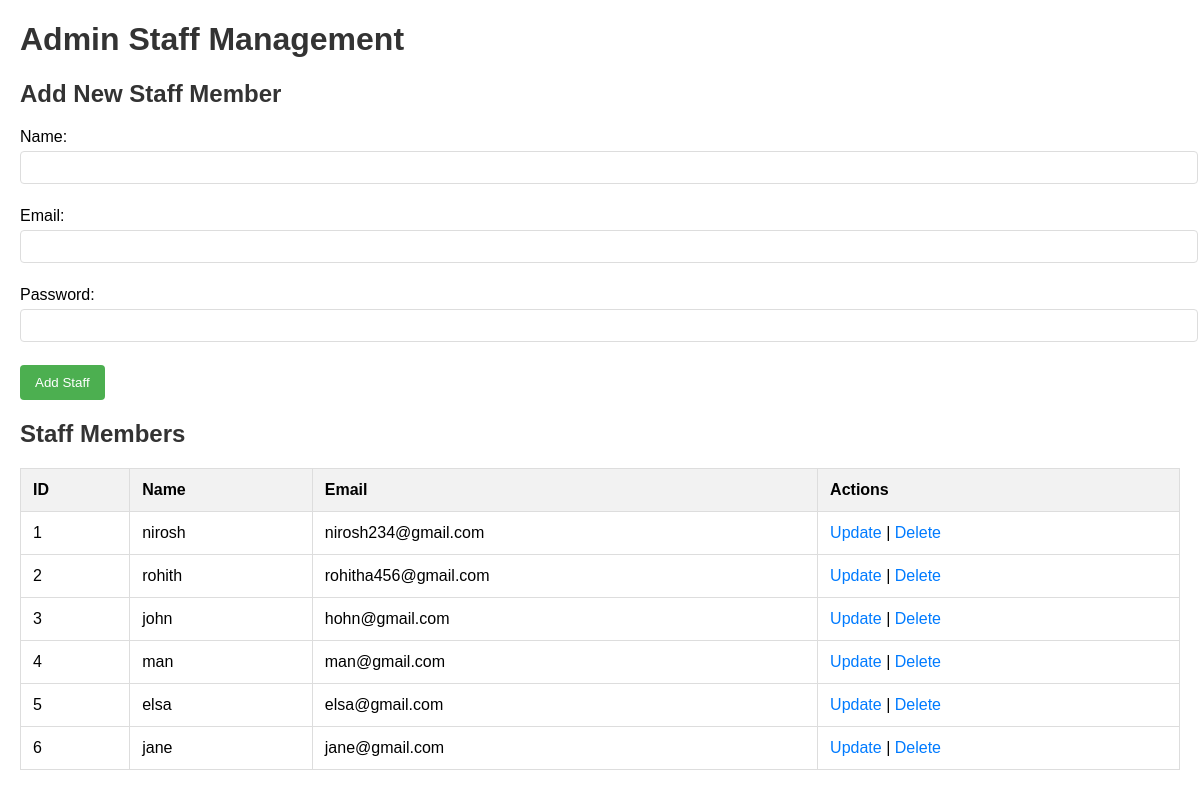
The page /admin_staff.php on the database its author committed.
### tables this page shows
CREATE TABLE `staff` (
  `id` int(11) NOT NULL,
  `name` varchar(255) NOT NULL,
  `email` varchar(255) NOT NULL,
  `password` varchar(255) NOT NULL
);

### admin_staff.php (the view, shortened to what this page needs)
<?php
$servername = "localhost";
$username = "root";
$password = "";
$dbname = "thegallery";
$conn = new mysqli($servername, $username, $password, $dbname);
$staff_sql = "SELECT * FROM staff";
$staff_result = $conn->query($staff_sql);
?>
<!DOCTYPE html>
<html lang="en">
<head>
</head>
<body>
    <h1>Admin Staff Management</h1>
    <h2>Add New Staff Member</h2>
    <form action="admin_staff.php" method="post">
        <label for="name">Name:</label>
        <input type="text" id="name" name="name" required><br><br>
        <label for="email">Email:</label>
        <input type="email" id="email" name="email" required><br><br>
        <label for="password">Password:</label>
        <input type="password" id="password" name="password" required><br><br>
        <button type="submit" name="add_staff">Add Staff</button>
    </form>
    <h2>Staff Members</h2>
    <table>
        <thead>
            <tr>
                <th>ID</th>
                <th>Name</th>
                <th>Email</th>
                <th>Actions</th>
            </tr>
        </thead>
        <tbody>
            <?php if ($staff_result->num_rows > 0): ?>
                <?php while ($staff = $staff_result->fetch_assoc()): ?>
                    <tr>
                        <td><?php echo $staff['id']; ?></td>
                        <td><?php echo $staff['name']; ?></td>
                        <td><?php echo $staff['email']; ?></td>
                        <td>
                            <a href="admin_staff.php?update=<?php echo $staff['id']; ?>">Update</a> |
                            <a href="admin_staff.php?delete=<?php echo $staff['id']; ?>" onclick="return confirm('Are you sure?')">Delete</a>
                        </td>
                    </tr>
                <?php endwhile; ?>
            <?php else: ?>
                <tr>
                    <td colspan="4">No staff members found</td>
                </tr>
            <?php endif; ?>
        </tbody>
    </table>
</body>
</html>

### admin_staff.php (style rules this page uses)
body { font-family: Arial, sans-serif; margin: 20px; }
h1, h2 { color: #333; }
table { width: 100%; border-collapse: collapse; margin: 20px 0; }
table, th, td { border: 1px solid #ddd; }
th, td { padding: 12px; text-align: left; }
th { background-color: #f2f2f2; }
form { margin-bottom: 20px; }
input[type="text"], input[type="email"], input[type="password"] { width: 100%; padding: 8px; margin: 5px 0; border: 1px solid #ddd; border-radius: 4px; }
button { padding: 10px 15px; background-color: #4CAF50; color: white; border: none; border-radius: 4px; cursor: pointer; }
a { color: #007BFF; text-decoration: none; }

### rows shown on the page
staff: id "1", name "nirosh", email "nirosh234@gmail.com"
staff: id "2", name "rohith", email "rohitha456@gmail.com"
staff: id "3", name "john", email "hohn@gmail.com"
staff: id "4", name "man", email "man@gmail.com"
staff: id "5", name "elsa", email "elsa@gmail.com"
staff: id "6", name "jane", email "jane@gmail.com"
